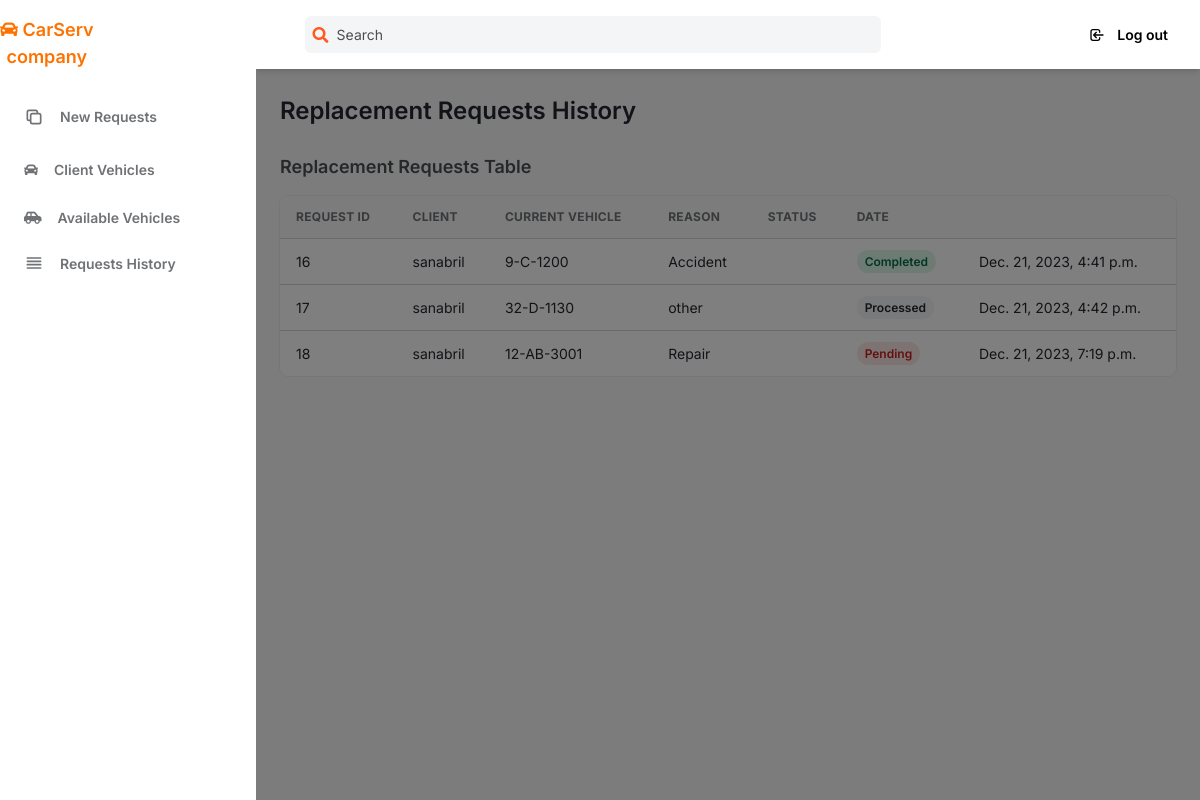
Page /historique_request on the committed database.
### pfm/models.py (models this page shows, shortened)
class Remplacementvechule(models.Model):
    vechule=models.OneToOneField(Vechule, null=True, blank=True, on_delete=models.SET_NULL)
    client = models.ForeignKey(Client, null=True, blank=True, on_delete=models.SET_NULL)
    issuetype=models.CharField(max_length=50,null=True, blank=True)
    gam=models.CharField(max_length=40,null=True, blank=True)
    status=models.CharField(max_length=40,null=True, blank=True)
    date=models.DateField(null=True, blank=True)
    otherrequests=models.CharField(max_length=100,null=True, blank=True)
    dateincident=models.DateField(null=True, blank=True)
    lieu_incident=models.CharField(max_length=40,null=True, blank=True)
    Description=models.CharField(max_length=1000000000000,null=True, blank=True)
    type_de_reparation=models.CharField(max_length=40,null=True, blank=True)
    date_envoi = models.DateTimeField(auto_now_add=True)
    historique=models.CharField(max_length=40,null=True, blank=True)

class Client(models.Model):
    user = models.OneToOneField(User, on_delete=models.CASCADE)
    nombre_de_voiture = models.CharField(max_length=255)
    date_naissance = models.DateField(null=True, blank=True)
    adress = models.CharField(max_length=100, null=True, blank=True)
    telphone = models.CharField(max_length=10, null=True, blank=True)
    gender = models.CharField(max_length=10, null=True, blank=True)
    is_user_authenticated = models.CharField(max_length=10, null=True, blank=True)
    last_activity = models.DateTimeField(blank=True, null=True)
    creation_date = models.DateTimeField(auto_now_add=True, null=True, blank=True)

class Vechule(models.Model):
    client = models.ForeignKey(Client, null=True, blank=True, on_delete=models.SET_NULL)
    immatriculation= models.CharField(max_length=30)
    modele= models.CharField(max_length=255)
    genre=models.CharField(max_length=30)
    puissance=models.CharField(max_length=30)
    livraison= models.DateField(null=True, blank=True)
    fin_liv= models.DateField(null=True, blank=True)
    km=models.CharField(max_length=100)
    gam=models.CharField(max_length=100)
    date_naiss=models.DateField(null=True, blank=True)
    cas=models.CharField(max_length=20,null=True, blank=True)

### pfm/views.py (the view)
# urls.py: path('historique_request',views.historique_request,name="historique_request"),
def historique_request(request):
    remplace = Remplacementvechule.objects.all()
    return render(request, "pfm/test/historiquerequest.html", {"remplacements": remplace})

### templates/pfm/test/historiquerequest.html
{% extends 'pfm/test/mainemploye.html' %}
{% block content %}
<h2
              class="my-6 text-2xl font-semibold text-gray-700 dark:text-gray-200"
            >
            Replacement Requests History
            </h2>
            <h4
              class="mb-4 text-lg font-semibold text-gray-600 dark:text-gray-300"
            >
            Replacement Requests Table
            </h4>
            <div class="w-full overflow-hidden rounded-lg shadow-xs">
              <div class="w-full overflow-x-auto">
                <table  id="newrequest" class="w-full whitespace-no-wrap">
                  <thead>
                    <tr
                      class="text-xs font-semibold tracking-wide text-left text-gray-500 uppercase border-b dark:border-gray-700 bg-gray-50 dark:text-gray-400 dark:bg-gray-800"
                    >
                    <th class="px-4 py-3">Request ID</th>
                    <th class="px-4 py-3">Client</th>
                    <th class="px-4 py-3">Current vehicle</th>
                    <th class="px-4 py-3">Reason</th>
                    <th class="px-4 py-3">Status</th>
                    <th class="px-4 py-3">Date</th>
                    </tr>
                  </thead>
                  <tbody
                    class="bg-white divide-y dark:divide-gray-700 dark:bg-gray-800"
                  >
                  {% for remplacement in remplacements %}
                    <tr class="text-gray-700 dark:text-gray-400">
                      <td class="px-4 py-3 text-sm">
                        {{remplacement.id}}
                      </td>
                      <td class="px-4 py-3 text-sm">
                        {{remplacement.client.user.username}}
                    </td>
                      <td class="px-4 py-3 text-sm">
                        {{remplacement.vechule.immatriculation}}
                      </td>
                      <td class="px-4 py-3 text-sm">
                        {{remplacement.issuetype}}
                      </td>
                      <td class="px-4 py-3 text-xs">
                        <td class="px-4 py-3 text-xs">
                          {% if remplacement.status == "Pending" %}
                            <span class="px-2 py-1 font-semibold leading-tight text-red-700 bg-red-100 rounded-full dark:bg-red-700 dark:text-red-100">
                              {{ remplacement.status }}
                            </span>
                          {% elif remplacement.status == "Completed" %}
                            <span class="px-2 py-1 font-semibold leading-tight text-green-700 bg-green-100 rounded-full dark:bg-green-700 dark:text-green-100">
                              {{ remplacement.status }}
                            </span>
                          {% else %}
                            <span class="px-2 py-1 font-semibold leading-tight text-gray-700 bg-gray-100 rounded-full dark:bg-red-700 dark:text-red-100">
                              {{ remplacement.status }}
                            </span>
                          {% endif %}
                        </td>
                      </td>
                      <td class="px-4 py-3 text-sm">
                        {{remplacement.date_envoi}}
                    </td>
                    </tr>
                    {%endfor%}
                  </tbody>
                </table>
              </div>
            </div>
          </div>
        </main>
      </div>
    </div>
  </body>
</html>
{% endblock %}

### rows in the picture
Remplacementvechule: id "16", client.user.username "sanabril", vechule.immatriculation "9-C-1200", issuetype "Accident", status "Completed", date_envoi "Dec. 21, 2023, 4:41 p.m."
Remplacementvechule: id "17", client.user.username "sanabril", vechule.immatriculation "32-D-1130", issuetype "other", status "Processed", date_envoi "Dec. 21, 2023, 4:42 p.m."
Remplacementvechule: id "18", client.user.username "sanabril", vechule.immatriculation "12-AB-3001", issuetype "Repair", status "Pending", date_envoi "Dec. 21, 2023, 7:19 p.m."
